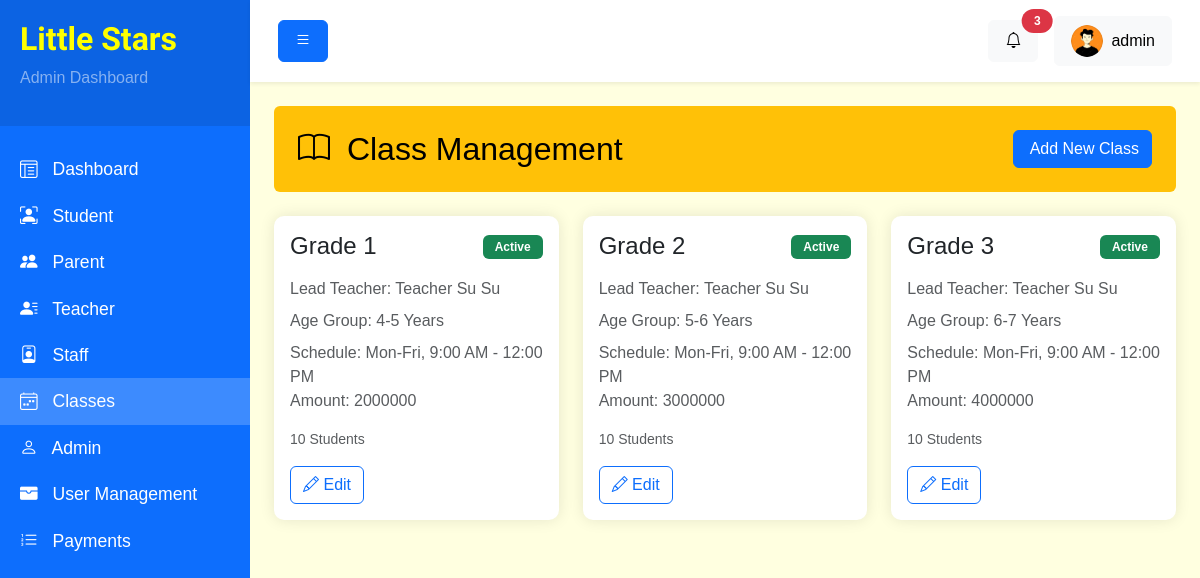
The app's page /backend/classes.php (signed in) with its own data.
### tables this page shows
CREATE TABLE `Classes` (
  `class_id` int NOT NULL,
  `teacher_id` int NOT NULL,
  `class_name` varchar(50) NOT NULL,
  `fees` int NOT NULL,
  `age_group` varchar(50) NOT NULL,
  `max_students` int DEFAULT NULL,
  `schedule` text,
  `start_date` date NOT NULL,
  `status` enum('active','inactive') NOT NULL DEFAULT 'active'
);

CREATE TABLE `Teachers` (
  `teacher_id` int NOT NULL,
  `user_id` int NOT NULL,
  `name` varchar(50) NOT NULL,
  `photo` varchar(255) DEFAULT NULL,
  `position` varchar(255) DEFAULT NULL,
  `phone` varchar(50) NOT NULL,
  `experience` varchar(50) DEFAULT NULL,
  `qualification` varchar(255) DEFAULT NULL,
  `hire_date` date NOT NULL,
  `salary` int DEFAULT NULL,
  `address` text
);

### backend/components/classes/cards.php (the view)
<div class="row">
<?php
    $get_class_list_query = "SELECT * , Teachers.name as teacher_name FROM Classes LEFT JOIN Teachers ON Classes.teacher_id = Teachers.teacher_id";
    $statement = $pdo->prepare($get_class_list_query);
    $statement->execute();
    $classes = [];
    while($class = $statement->fetch(PDO::FETCH_ASSOC)) {
        $classes[] = $class;
    }
?>
<?php if(count($classes) > 0) : ?>
    <?php foreach($classes as $class) : ?>
    <div class="col-md-4 mb-4">
        <div class="card">
            <div class="card-body">
                <div class="d-flex justify-content-between align-items-center mb-3">
                    <h4 class="card-title mb-0"><?= $class['class_name'] ?></h4>
                    <?php if($class['status'] == 'active') : ?>
                    <span class="badge bg-success">Active</span>
                    <?php elseif($class['status'] == 'inactive') : ?>
                    <span class="badge bg-danger">Inactive</span>
                    <?php endif; ?>
                </div>
                <div class="mb-3">
                    <p class="text-muted mb-2">Lead Teacher: <?= $class['teacher_name'] ?></p>
                    <p class="text-muted mb-2">Age Group: <?= $class['age_group'] ?></p>
                    <p class="text-muted mb-0">Schedule: <?= $class['schedule'] ?></p>
                    <p class="text-muted mb-0">Amount: <?= $class['fees'] ?></p>
                </div>
                <div class="d-flex justify-content-between text-muted small mb-3">
                    <span><?= $class['max_students'] ?> Students</span>
                </div>
                <div class="d-flex justify-content-between">
                    <a href="classes-edit.php?id=<?= $class['class_id'] ?>" class="btn btn-outline-primary"><i class="bi bi-pencil"></i> Edit</a>
                </div>
            </div>
        </div>
    </div>
    <?php endforeach; ?>
<?php endif; ?>

### backend/css/style.css (style rules this page uses)
body { background: #f8f9fa; font-family: "Arial", sans-serif; }
.card { border: none; border-radius: 10px; box-shadow: 0 0 15px rgba(0, 0, 0, 0.1); margin-bottom: 20px; }
.badge { padding: 0.5em 1em; }

### backend/layouts/header.php (style rules this page uses)
body { background-color: lightyellow !important; }

### records on screen
classes: class_name "Grade 1", status "Active", teacher.name "Teacher Su Su", age_group "4-5 Years", schedule "Mon-Fri, 9:00 AM - 12:00 PM", fees "2000000", max_students "10"
classes: class_name "Grade 2", status "Active", teacher.name "Teacher Su Su", age_group "5-6 Years", schedule "Mon-Fri, 9:00 AM - 12:00 PM", fees "3000000", max_students "10"
classes: class_name "Grade 3", status "Active", teacher.name "Teacher Su Su", age_group "6-7 Years", schedule "Mon-Fri, 9:00 AM - 12:00 PM", fees "4000000", max_students "10"

### other values on screen
$item['name'] "Dashboard"
$item['name'] "Student"
$item['name'] "Parent"
$item['name'] "Teacher"
$item['name'] "Staff"
$item['name'] "Classes"
$item['name'] "Admin"
$item['name'] "User Management"
$item['name'] "Payments"
$_SESSION['admin_user']['name'] "admin"
